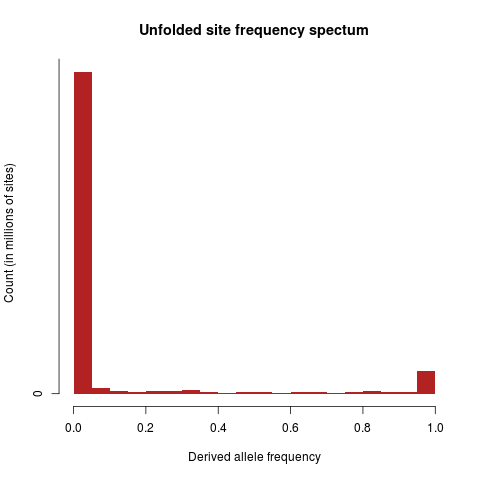

The R source for this figure:
#!/usr/bin/Rscript

# setwd("D:/MyScripts")
# file <- "DAFTable.tab"

######################
## DATA IMPORTATION ##
######################

# Argument from command line as file
args <- commandArgs(trailingOnly = TRUE)
file <- args[1]

# Import DAF file
gen.data <- read.table(file,header=TRUE,stringsAsFactors = FALSE)

# Remove regions with a NA
gen.data <- gen.data[complete.cases(gen.data),]

# Put the DAF in a matrix
DAF <- t(sapply(strsplit(gen.data$DAF,";"),as.numeric))

#####################
## PLOT GENERATION ##
#####################

# Make sure that HistogramTools is installed

if (!"HistogramTools" %in% installed.packages()) {
  cat("HistogramTools was not found on your system and will be installed\n")
  install.packages("HistogramTools",repos="http://cran.r-project.org",INSTALL_opts = c('--no-lock'))
}

library(HistogramTools) # To

# Obtain interval and define bins
interval <- 1/ncol(DAF)
bins <- seq(0.0,1.0,interval)

# Create histogram from existing bins
png('DAFHistogram.png')
plot(PreBinnedHistogram(breaks=bins,counts=colSums(DAF)),col="firebrick",border=NA,ylab="Count (in millions of sites)",xlab="Derived allele frequency",yaxt="n",las=1,main="Unfolded site frequency spectum")
axis(2,at=seq(0,800000,by=200000),label=c(0.0,0.2,0.4,0.6,0.8)) # las = orientation of the labels
dev.off()
  